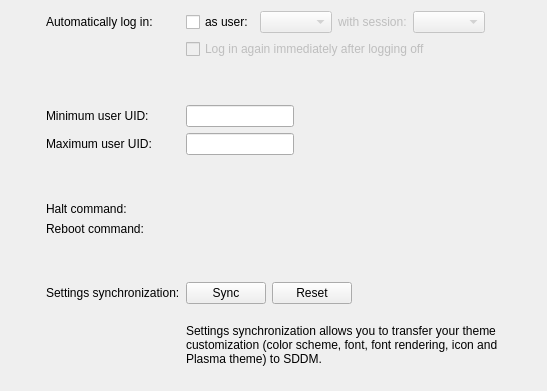
<?xml version="1.0" encoding="UTF-8"?>
<ui version="4.0">
 <class>AdvanceConfig</class>
 <widget class="QWidget" name="AdvanceConfig">
  <property name="geometry">
   <rect>
    <x>0</x>
    <y>0</y>
    <width>547</width>
    <height>391</height>
   </rect>
  </property>
  <layout class="QVBoxLayout" name="verticalLayout">
   <item>
    <layout class="QFormLayout" name="formLayout">
     <property name="fieldGrowthPolicy">
      <enum>QFormLayout::FieldsStayAtSizeHint</enum>
     </property>
     <property name="formAlignment">
      <set>Qt::AlignHCenter|Qt::AlignTop</set>
     </property>
     <item row="1" column="0">
      <widget class="QLabel" name="label_3">
       <property name="text">
        <string>Automatically log in:</string>
       </property>
      </widget>
     </item>
     <item row="1" column="1">
      <layout class="QHBoxLayout" name="horizontalLayout">
       <item>
        <widget class="QCheckBox" name="autoLogin">
         <property name="text">
          <string>as user:</string>
         </property>
        </widget>
       </item>
       <item>
        <widget class="QComboBox" name="userList">
         <property name="enabled">
          <bool>false</bool>
         </property>
        </widget>
       </item>
       <item>
        <widget class="QLabel" name="label_4">
         <property name="enabled">
          <bool>false</bool>
         </property>
         <property name="text">
          <string>with session:</string>
         </property>
        </widget>
       </item>
       <item>
        <widget class="QComboBox" name="sessionList">
         <property name="enabled">
          <bool>false</bool>
         </property>
        </widget>
       </item>
      </layout>
     </item>
     <item row="2" column="1">
      <widget class="QCheckBox" name="reloginAfterQuit">
       <property name="enabled">
        <bool>false</bool>
       </property>
       <property name="sizePolicy">
        <sizepolicy hsizetype="Minimum" vsizetype="Fixed">
         <horstretch>0</horstretch>
         <verstretch>0</verstretch>
        </sizepolicy>
       </property>
       <property name="text">
        <string>Log in again immediately after logging off</string>
       </property>
      </widget>
     </item>
     <item row="3" column="0">
      <spacer name="verticalSpacer">
       <property name="orientation">
        <enum>Qt::Vertical</enum>
       </property>
       <property name="sizeHint" stdset="0">
        <size>
         <width>8</width>
         <height>8</height>
        </size>
       </property>
      </spacer>
     </item>
     <item row="4" column="0">
      <widget class="QLabel" name="label_6">
       <property name="text">
        <string>Minimum user UID:</string>
       </property>
      </widget>
     </item>
     <item row="4" column="1">
      <widget class="QLineEdit" name="minimumUid">
       <property name="sizePolicy">
        <sizepolicy hsizetype="Preferred" vsizetype="Fixed">
         <horstretch>0</horstretch>
         <verstretch>0</verstretch>
        </sizepolicy>
       </property>
       <property name="maxLength">
        <number>6</number>
       </property>
      </widget>
     </item>
     <item row="5" column="0">
      <widget class="QLabel" name="label_5">
       <property name="text">
        <string>Maximum user UID:</string>
       </property>
      </widget>
     </item>
     <item row="5" column="1">
      <widget class="QLineEdit" name="maximumUid">
       <property name="sizePolicy">
        <sizepolicy hsizetype="Preferred" vsizetype="Fixed">
         <horstretch>0</horstretch>
         <verstretch>0</verstretch>
        </sizepolicy>
       </property>
       <property name="maxLength">
        <number>6</number>
       </property>
      </widget>
     </item>
     <item row="6" column="0">
      <spacer name="verticalSpacer_3">
       <property name="orientation">
        <enum>Qt::Vertical</enum>
       </property>
       <property name="sizeHint" stdset="0">
        <size>
         <width>8</width>
         <height>8</height>
        </size>
       </property>
      </spacer>
     </item>
     <item row="7" column="0">
      <widget class="QLabel" name="label">
       <property name="text">
        <string>Halt command:</string>
       </property>
      </widget>
     </item>
     <item row="7" column="1">
      <widget class="KUrlRequester" name="haltCommand" native="true">
       <property name="minimumSize">
        <size>
         <width>250</width>
         <height>0</height>
        </size>
       </property>
      </widget>
     </item>
     <item row="8" column="0">
      <widget class="QLabel" name="label_2">
       <property name="text">
        <string>Reboot command:</string>
       </property>
      </widget>
     </item>
     <item row="8" column="1">
      <widget class="KUrlRequester" name="rebootCommand" native="true">
       <property name="minimumSize">
        <size>
         <width>250</width>
         <height>0</height>
        </size>
       </property>
      </widget>
     </item>
     <item row="9" column="0">
      <spacer name="verticalSpacer_4">
       <property name="orientation">
        <enum>Qt::Vertical</enum>
       </property>
       <property name="sizeHint" stdset="0">
        <size>
         <width>8</width>
         <height>8</height>
        </size>
       </property>
      </spacer>
     </item>
     <item row="10" column="0">
      <widget class="QLabel" name="label_8">
       <property name="text">
        <string>Settings synchronization:</string>
       </property>
      </widget>
     </item>
     <item row="10" column="1">
      <layout class="QHBoxLayout" name="horizontalLayout_2">
       <item>
        <widget class="QPushButton" name="syncSettings">
         <property name="text">
          <string>Sync</string>
         </property>
         <property name="icon">
          <iconset theme="view-refresh"/>
         </property>
        </widget>
       </item>
       <item>
        <widget class="QPushButton" name="resetSettings">
         <property name="text">
          <string>Reset</string>
         </property>
         <property name="icon">
          <iconset theme="edit-undo"/>
         </property>
        </widget>
       </item>
      </layout>
     </item>
     <item row="11" column="1">
      <widget class="QLabel" name="syncExplanation">
       <property name="sizePolicy">
        <sizepolicy hsizetype="Preferred" vsizetype="Preferred">
         <horstretch>0</horstretch>
         <verstretch>0</verstretch>
        </sizepolicy>
       </property>
       <property name="minimumSize">
        <size>
         <width>320</width>
         <height>70</height>
        </size>
       </property>
       <property name="text">
        <string>Settings synchronization allows you to transfer your theme customization (color scheme, font, font rendering, icon and Plasma theme) to SDDM.</string>
       </property>
       <property name="scaledContents">
        <bool>false</bool>
       </property>
       <property name="wordWrap">
        <bool>true</bool>
       </property>
      </widget>
     </item>
    </layout>
   </item>
  </layout>
 </widget>
 <customwidgets>
  <customwidget>
   <class>KUrlRequester</class>
   <extends>QWidget</extends>
   <header>kurlrequester.h</header>
   <container>1</container>
  </customwidget>
 </customwidgets>
 <resources/>
 <connections>
  <connection>
   <sender>autoLogin</sender>
   <signal>toggled(bool)</signal>
   <receiver>userList</receiver>
   <slot>setEnabled(bool)</slot>
   <hints>
    <hint type="sourcelabel">
     <x>212</x>
     <y>37</y>
    </hint>
    <hint type="destinationlabel">
     <x>274</x>
     <y>32</y>
    </hint>
   </hints>
  </connection>
  <connection>
   <sender>autoLogin</sender>
   <signal>toggled(bool)</signal>
   <receiver>label_4</receiver>
   <slot>setEnabled(bool)</slot>
   <hints>
    <hint type="sourcelabel">
     <x>207</x>
     <y>22</y>
    </hint>
    <hint type="destinationlabel">
     <x>363</x>
     <y>37</y>
    </hint>
   </hints>
  </connection>
  <connection>
   <sender>autoLogin</sender>
   <signal>toggled(bool)</signal>
   <receiver>sessionList</receiver>
   <slot>setEnabled(bool)</slot>
   <hints>
    <hint type="sourcelabel">
     <x>186</x>
     <y>21</y>
    </hint>
    <hint type="destinationlabel">
     <x>435</x>
     <y>25</y>
    </hint>
   </hints>
  </connection>
  <connection>
   <sender>autoLogin</sender>
   <signal>toggled(bool)</signal>
   <receiver>reloginAfterQuit</receiver>
   <slot>setEnabled(bool)</slot>
   <hints>
    <hint type="sourcelabel">
     <x>222</x>
     <y>22</y>
    </hint>
    <hint type="destinationlabel">
     <x>214</x>
     <y>59</y>
    </hint>
   </hints>
  </connection>
 </connections>
</ui>
